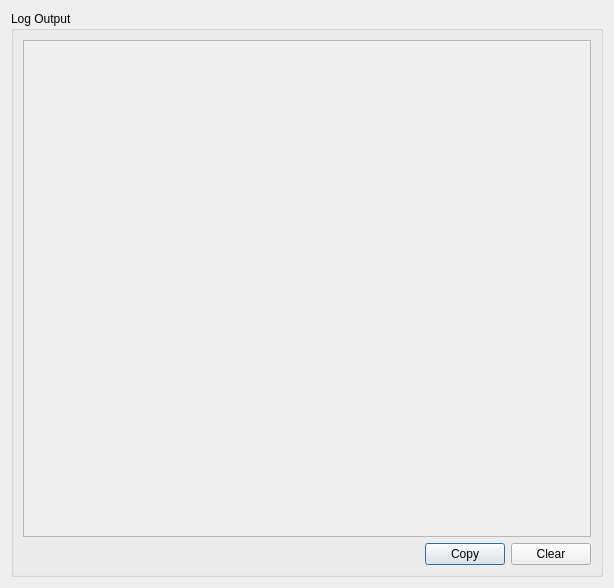
<?xml version="1.0" encoding="UTF-8"?>
<ui version="4.0">
 <class>dialog</class>
 <widget class="QDialog" name="dialog">
  <property name="geometry">
   <rect>
    <x>0</x>
    <y>0</y>
    <width>614</width>
    <height>588</height>
   </rect>
  </property>
  <property name="windowTitle">
   <string>Log Output Window</string>
  </property>
  <layout class="QVBoxLayout" name="verticalLayout_3">
   <item>
    <widget class="QGroupBox" name="groupBox">
     <property name="title">
      <string>Log Output</string>
     </property>
     <layout class="QVBoxLayout" name="verticalLayout">
      <item>
       <widget class="QScrollArea" name="scrollArea">
        <property name="widgetResizable">
         <bool>true</bool>
        </property>
        <widget class="QWidget" name="scrollAreaWidgetContents">
         <property name="geometry">
          <rect>
           <x>0</x>
           <y>0</y>
           <width>574</width>
           <height>505</height>
          </rect>
         </property>
         <layout class="QVBoxLayout" name="verticalLayout_4">
          <item>
           <layout class="QVBoxLayout" name="scrollViewLayout"/>
          </item>
         </layout>
        </widget>
       </widget>
      </item>
      <item>
       <layout class="QHBoxLayout" name="horizontalLayout">
        <item>
         <spacer name="horizontalSpacer">
          <property name="orientation">
           <enum>Qt::Horizontal</enum>
          </property>
          <property name="sizeHint" stdset="0">
           <size>
            <width>40</width>
            <height>20</height>
           </size>
          </property>
         </spacer>
        </item>
        <item>
         <widget class="QPushButton" name="copyBTN">
          <property name="text">
           <string>Copy</string>
          </property>
         </widget>
        </item>
        <item>
         <widget class="QPushButton" name="clearBTN">
          <property name="text">
           <string>Clear</string>
          </property>
         </widget>
        </item>
       </layout>
      </item>
     </layout>
    </widget>
   </item>
  </layout>
 </widget>
 <resources/>
 <connections/>
</ui>
